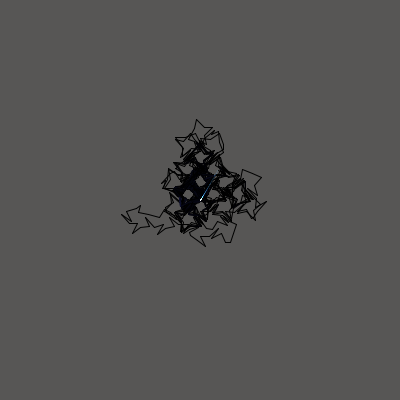
Frame 1 (no input)
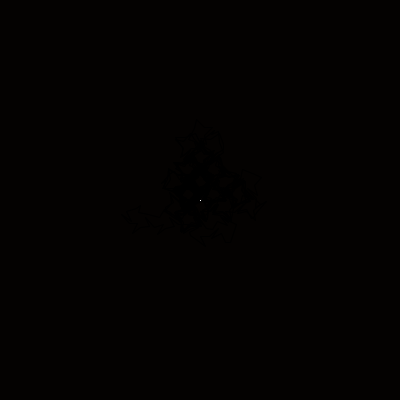
Frame 60 (the mouse pressed at the canvas centre just before this capture)
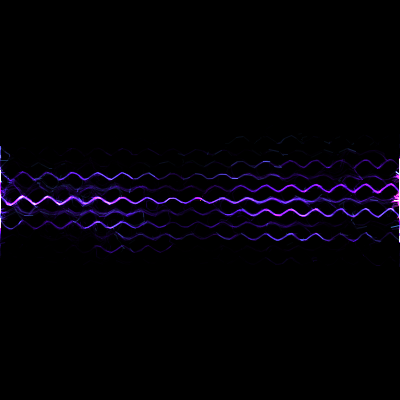
Frame 120 (the mouse held since frame 60 and released just before this capture)

The Processing sketch that drew these frames (run headless with seeded random() and noise(); from frame 60 on, the mouse is pressed at the canvas centre):

// Processing sketch: processing_84454
// ── processing_84454.pde

/**
 * Stochastic diferential equation explorer, with a experiment for making menus.
 * by Héctor Corte.
 * leo_corte@yahoo.es
 * 
 *The menu opens on the upper left corner. Just move the cursor over the smallest circles.
 *This is my first attemp, and it´s just an idea for future posibilities.
 *
 *The script solves 6 diferent stochastic differential equations (see down in "cases" to see what they are).
 *
 *
 *
 */
////////////////////////
////////////////////////
//Main menu
botonucu a=new botonucu (0, 0, 65, 0,color(123,23,190));
//First row of buttons
botonucu a0=new botonucu (90*cos(TWO_PI/4/6+TWO_PI/4*0/3), 90*sin(TWO_PI/4/6+TWO_PI/4*0/3), 35, 0,color(223,23,190));
botonucu a1=new botonucu (90*cos(TWO_PI/4/6+TWO_PI/4*1/3), 90*sin(TWO_PI/4/6+TWO_PI/4*1/3), 35, 0,color(190,223,23));
botonucu a2=new botonucu (90*cos(TWO_PI/4/6+TWO_PI/4*2/3), 90*sin(TWO_PI/4/6+TWO_PI/4*2/3), 35, 0,color(23,190,223));
//Second row of buttons
//These ones are the ones that will allow us to change the equations.
botonucu a00=new botonucu (90*cos(TWO_PI/4/6+TWO_PI/4*0/3)+50*cos(TWO_PI/4/8+TWO_PI/4*1/4), 90*sin(TWO_PI/4/6+TWO_PI/4*0/3)+50*sin(TWO_PI/4/8+TWO_PI/4*1/4), 15, 0,color(223,23,250));
botonucu a01=new botonucu (90*cos(TWO_PI/4/6+TWO_PI/4*0/3)+50*cos(TWO_PI/4/8+TWO_PI/4*2/4), 90*sin(TWO_PI/4/6+TWO_PI/4*0/3)+50*sin(TWO_PI/4/8+TWO_PI/4*2/4), 15, 0,color(223,23,130));

botonucu a10=new botonucu (90*cos(TWO_PI/4/6+TWO_PI/4*1/3)+50*cos(TWO_PI/4/8+TWO_PI/4*1/4), 90*sin(TWO_PI/4/6+TWO_PI/4*1/3)+50*sin(TWO_PI/4/8+TWO_PI/4*1/4), 15, 0,color(200,223,23));
botonucu a11=new botonucu (90*cos(TWO_PI/4/6+TWO_PI/4*1/3)+50*cos(TWO_PI/4/8+TWO_PI/4*2/4), 90*sin(TWO_PI/4/6+TWO_PI/4*1/3)+50*sin(TWO_PI/4/8+TWO_PI/4*2/4), 15, 0,color(130,223,23));

botonucu a20=new botonucu (90*cos(TWO_PI/4/6+TWO_PI/4*2/3)+50*cos(TWO_PI/4/8+TWO_PI/4*1/4), 90*sin(TWO_PI/4/6+TWO_PI/4*2/3)+50*sin(TWO_PI/4/8+TWO_PI/4*1/4), 15, 0,color(23,250,223));
botonucu a21=new botonucu (90*cos(TWO_PI/4/6+TWO_PI/4*2/3)+50*cos(TWO_PI/4/8+TWO_PI/4*2/4), 90*sin(TWO_PI/4/6+TWO_PI/4*2/3)+50*sin(TWO_PI/4/8+TWO_PI/4*2/4), 15, 0,color(23,130,223));

int choose=1;
///////////////////////

//These are parameters for integrating numerically the solutions. 
int n=1000;
int op=0;
float alfa=0.001;
float dt=2.5;
float minalfa=0;
float maxalfa=2.5;
float mindt=0;
float maxdt=2;
//Here we are going to store the solutions.
float[] x = new float[n];
float[] y = new float[n];
//This is for precharging some random numbers. It's not ideal, but speeds up things.
float[] r = new float[n];
float[] r2 = new float[n];
//Screen size
int aa=400;
int b=400;
//These arrays are for adding some visual efects.
//Like saturation when the solution passes several times over the same area.
float[] red_m= new float [aa*b];
float[] green_m= new float [aa*b];
float[] blue_m= new float [aa*b];
float[] reserve1=new float [aa*b];
float[] reserve2=new float [aa*b];
float[] reserve3=new float [aa*b];

void setup(){
  size(400,400);
  background(102);
  //frameRate(30);
  for(int o=0;o<aa*b;o++){
    red_m[o]=0;
    green_m[o]=0;
    blue_m[o]=0;
  }
  //Now we precharge the solution arrays
  x[0]=0;
  y[0]=0;
  x[1]=0;
  y[1]=0;
  //It's best to have new random numbers each time, but this makes it very slowly, so I generate them at the beguining and use them again and again.
    float w=100;
  float x1=0;
  float x2=0;
   for (int i=0;i<n-1;i++){
    while(w>=1){
      x1=2*random(1)-1;
      x1=2*random(1)-1;
      w=x1*x1+x2*x2;   
    }
    w=sqrt((-2*log(w))/2);
    float y1=x1*w;
    float y2=x2*w;
    r[i]=y1;
    r2[i]=y2;
   }
  
  
  // This command will generate the solution using the selected equation,
  // that is determined by the value of the variable choose.
  generar();
  //This command will plot the solution and generate the graphic efects.  
  dibujin(); 
}

//This is the main loop.
void draw(){
  ////Menus
  //This is for the menus, and rigth now it's a little tricky.
  //Put a circle in the corner.
  fill(color(123,23,190));
  ellipse(0,0, 45, 45);
  //This will update the main button, and check if you are over it or now.
  a.update();
  //If you are over the button, then it becames visible, and also the rest of buttons.
  //And remains in this state until you choose.
  if(a.visible>0){
    a0.visible=1; 
    a1.visible=1; 
    a2.visible=1;
    a00.visible=1; 
    //This ifs will determine if you are over one of the smaller circles
    // selecting one of the  possible equations.
    if(a00.selected>0){
      choose=1;
      a00.selected=0;
      a.visible=0;
    }
    a01.visible=1;
    if(a01.selected>0){
      choose=2;
      a01.selected=0;
      a.visible=0;
    }
    a1.visible=1;
    a10.visible=1; 
    if(a10.selected>0){
      choose=3;
      a10.selected=0;
      a.visible=0;
    }
    a11.visible=1;
    if(a11.selected>0){
      choose=4;
      a11.selected=0;
      a.visible=0;
    }
    a2.visible=1;
    a20.visible=1;
    if(a20.selected>0){
      choose=5;
      a20.selected=0;
      a.visible=0;
    } 
    a21.visible=1;
    if(a21.selected>0){
      choose=6;
      a21.selected=0;
      a.visible=0;
    }
    //Calling the updates here, will draw aech button.
    //I need to improve this putting buttons inside a list.
    a0.update();
    a00.update();
    a01.update();
    a1.update();
    a10.update();
    a11.update();
    a2.update();
    a20.update();
    a21.update();
  }
  else{
     background(0);
  // We are going to change to parameters in the equations,
  // the alfa factor (how much the white noise affects the equation).
  // And the factor dt, that is the size of the integration steps.
  // The parameters are set by moving the cursor over the screen.
  // Each equation has diferent ranges where it is interesting.
  alfa=map(mouseX,0,aa,minalfa,maxalfa);
  dt=map(mouseY,0,b,mindt,maxdt);
 
  //Now we are going to generate a new solution. And we start in the final point of the previous solution.
  x[0]=x[n-1];
  y[0]=y[n-1];
  //As in the setup, we call the function to make the solution.
  generar();
  //And the function to plot it.
  dibujin(); 
    
  }
    
}

void dibujin(){
  //This function is for plotting the solution and making some graphic effects.
  //We are going to iterate over all the points of the solution.
  for(int i=0;i<n-1;i++){
    //This are for turning solution points into integers and in the range of the actual screen.
    int m=round((x[i]+50)/100*aa);  
    if(m>aa-1){
      m=  aa-1;
    }
    if(m<0){
      m=0;
    }
    int l=round((y[i]+50)/100*b);
    if(l>b-1){
      l=  b-1;
    }
    if(l<0){
      l=0;
    }
    int m2=round((x[i+1]+50)/100*aa);  
    if(m2>aa-1){
      m2=  aa-1;
    }
    if(m2<0){
      m2=0;
    }
    int l2=round((y[i+1]+50)/100*b);
    if(l2>b-1){
      l2=  b-1;
    }
    if(l2<0){
      l2=0;
    }
    stroke(color(red_m[m+l*aa],green_m[m+l*aa],blue_m[m+l*aa]));
    //This is for adding colors where the solution lays.
    red_m[m+l*aa]=red_m[m+l*aa]+2.25;
    green_m[m+l*aa]=green_m[m+l*aa]+2.5;
    blue_m[m+l*aa]=blue_m[m+l*aa]+7;
    //This is actually where we plot a line between two solution points.
    line(m, l, m2, l2);  
  }
  //This bucle is for making some memory affect on the canvas.
  loadPixels();
  for(int o=0;o<aa*b;o++){
    red_m[o]=1.01*red_m[o]-0.01*red_m[o];
    green_m[o]=1.01*green_m[o]-0.1*green_m[o];
    blue_m[o]=1.01*blue_m[o]-0.01*blue_m[o];
    //This will create a persistent effect.
    reserve1[o]=0.95*reserve1[o]+red(pixels[o]);
    reserve2[o]=0.94*reserve2[o]+green(pixels[o]);
    reserve3[o]=0.93*reserve3[o]+blue(pixels[o]);
    //At last, we build again the pixels.
    pixels[o]= color(red(pixels[o])+0.9*reserve1[o],blue(pixels[o])+0.9*reserve2[o],blue(pixels[o])+0.9*reserve3[o]   );
    
  }
  
  

  updatePixels();
}

void generar(){
  //This function will create the solution.
  //To generate Gaussian random numbers ussing uniform random numbers, we use the:
  //Box-Muller trasnformation
  //Can be found here:
  // http://www.taygeta.com/random/gaussian.html
//  float w=100;
//  float x1=0;
//  float x2=0;
  for (int i=0;i<n-1;i++){
//    while(w>=1){
//      x1=2*random(1)-1;
//      x1=2*random(1)-1;
//      w=x1*x1+x2*x2;   
//    }
//    w=sqrt((-2*log(w))/2);
//    float y1=x1*w;
//    float y2=x2*w;
//    r[i]=y1;
//    r2[i]=y2;
    switch(choose){
      //Here, deppending on the selection we made, we use one or another equation for solution.
      case 1:  
      x[i+1]=x[i]-cos(y[i])*dt+alfa*sqrt(dt)*r[i]-0.01*x[i];
      y[i+1]=y[i]-sin(x[i])*dt+alfa*sqrt(dt)*r2[i]-0.01*y[i];
      //And set the range of parameters for this equation to show interesting results.
      minalfa=0;
      maxalfa=2.5;
      mindt=0;
      maxdt=2;
      break;
      
      case 2:
      x[i+1]=x[i]-cos(y[i]+x[i])*dt+alfa*sqrt(dt)*r[i]-0.01*x[i];
      y[i+1]=y[i]-sin(x[i])*dt-sin(0.4*x[i])*dt+alfa*sqrt(dt)*r2[i]-0.01*y[i];
      minalfa=0;
      maxalfa=2.5;
      mindt=0;
      maxdt=2;
      break;
     
      case 3:
      x[i+1]=x[i]-cos(y[i])*dt+alfa*sqrt(dt)*r[i]-0.01*x[i];
      y[i+1]=y[i]-sin(x[i])*x[i]*dt+alfa*sqrt(dt)*r2[i]-0.01*y[i];
      minalfa=-0.8;
      maxalfa=2;
      mindt=0;
      maxdt=1.25;
      break;
      
      case 4:
      x[i+1]=x[i]-cos(y[i]*x[i])*dt+alfa*sqrt(dt)*r[i]-0.01*x[i];
      y[i+1]=y[i]-sin(x[i]-cos(y[i]))*dt+alfa*sqrt(dt)*r2[i]-0.01*y[i];
      minalfa=0.25;
      maxalfa=2;
      mindt=0.5;
      maxdt=1.5;
      break;
      
      case 5:
      x[i+1]=x[i]-cos(y[i])*cos(x[i])*dt+alfa*sqrt(dt)*r[i]-0.01*x[i];
      y[i+1]=y[i]-sin(x[i])*dt+alfa*sqrt(dt)*r2[i]-0.01*y[i];
      minalfa=0;
      maxalfa=2.5;
      mindt=0;
      maxdt=2;
      break;
      
      case 6:
      x[i+1]=x[i]-0.1*cos(y[i])*dt-0.2*cos(y[i]-0.4)+alfa*sqrt(dt)*r[i]-0.01*x[i];
      y[i+1]=y[i]-sin(x[i])*dt+alfa*sqrt(dt)*r2[i]-0.01*y[i];
      minalfa=0;
      maxalfa=2.5;
      mindt=0;
      maxdt=2;
      break;
    }
  }
}

class botonucu{
  //This class will be used for generating the menu.
  float xpos, ypos, sizee ,visible, selected;
  color colorin;
  botonucu (float x, float y, float s, int visi,color c){
    xpos = x;
    ypos = y; 
    sizee = s;
    visible = visi; 
    selected=0;
    colorin=c;
  } 
  void update(){
    //When updated, it checks it's state and if mouse is over it. If mouse is over it, then it becames selected.
    if (sqrt((mouseX-xpos)*(mouseX-xpos)+(mouseY-ypos)*(mouseY-ypos))<15&& 0<mouseX && 0<mouseY){
     visible=1; 
     selected=1;
    }
    //If it is visble or mouse was over it, then it is showed.    
    if (visible > 0){
      fill(colorin);
      ellipse(xpos,ypos, sizee, sizee);
    }   
  } 
}
